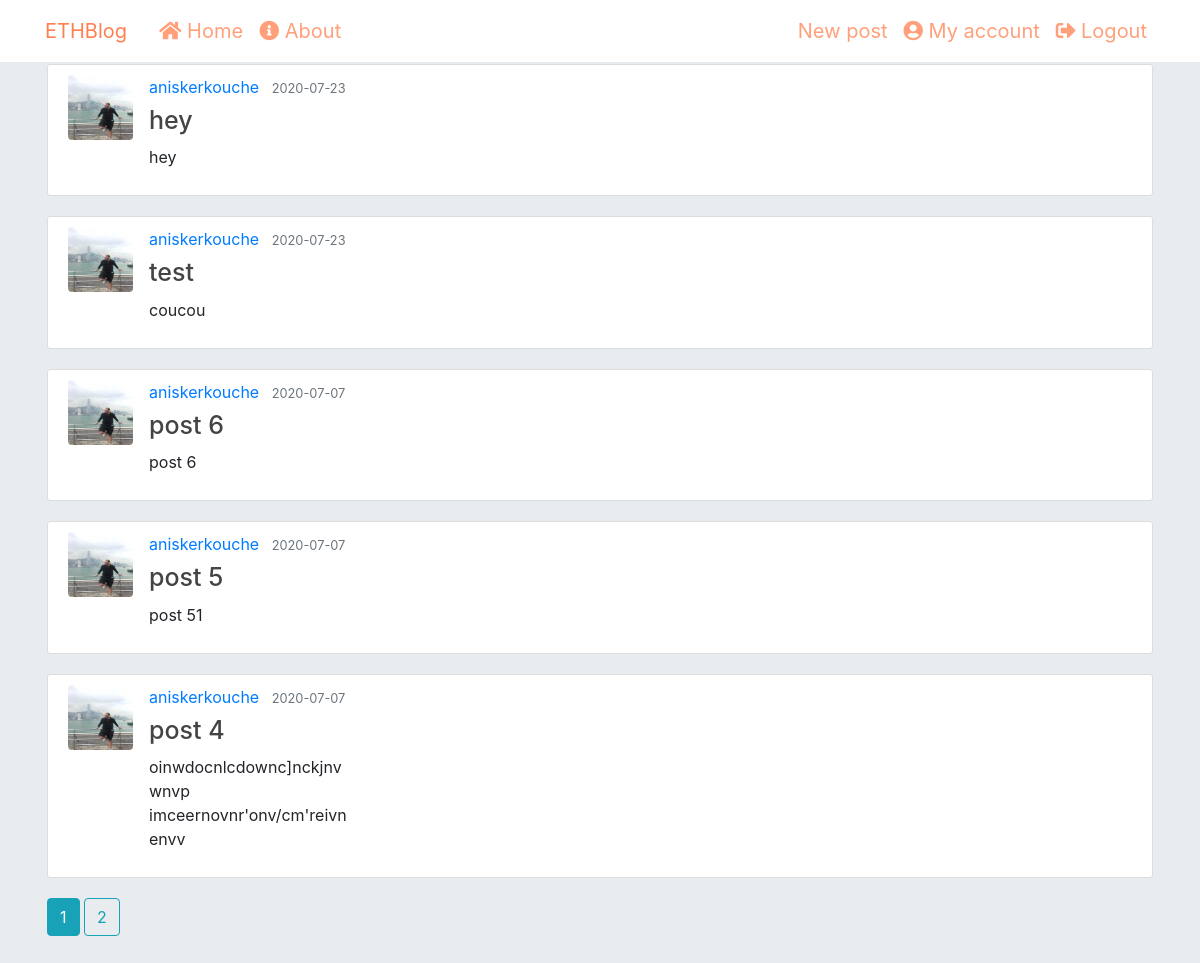
Screenshot of /home (signed in) with the database file from the repository.
### ethblog/models.py (models this page shows, shortened)
class Post(db.Model):
	id = db.Column(db.Integer, primary_key=True)
	title = db.Column(db.String(100), nullable=False)
	date_posted = db.Column(db.DateTime, nullable=False, default=datetime.utcnow)
	content = db.Column(db.Text, nullable=False)
	user_id = db.Column(db.Integer, db.ForeignKey('user.id'), nullable=False)

class User(db.Model, UserMixin):
	id = db.Column(db.Integer, primary_key=True)
	username = db.Column(db.String(20), unique=True, nullable=False)
	email = db.Column(db.String(120), unique=True, nullable=False)
	image_file = db.Column(db.String(20), nullable=False, default='default.jpg')
	password = db.Column(db.String(60), nullable=False)
	posts = db.relationship('Post', backref='author', lazy=True)

### ethblog/routes.py (the view)
@app.route("/home")
@login_required
def home():
	page = request.args.get('page',1, type=int)
	posts = Post.query.order_by(Post.date_posted.desc()).paginate(page = page, per_page=5)
	return render_template('home.html', posts= posts)

### ethblog/models.py (called while the page is built)
@login_manager.user_loader
def load_user(user_id):
	return User.query.get(int(user_id))

### ethblog/templates/home.html
{% extends "layout.html" %}
{% block content %}
	{% for post in posts.items %}
		<article class="media content-section">
		  <img class="rounded article-img" src="{{ url_for('static', filename='profile_pics/' + post.author.image_file) }}" >
		  <div class="media-body">
		      <a class="mr-2" href="{{ url_for('user_posts', username=post.author.username) }}">{{ post.author.username }}</a>
		      <small class="text-muted">{{ post.date_posted.strftime('%Y-%m-%d') }}</small>
		    <h2><a class="article-title" href="{{ url_for('post', post_id= post.id) }}" style="font-size:25px;">{{ post.title }}</a></h2>
		    <p class="article-content">{{ post.content }}</p>
		  </div>
		</article>
	{% endfor %}
	{% for page_num in posts.iter_pages(left_edge=1, right_edge=1, left_current=1, right_current=2) %}
		{% if page_num %}
			{% if posts.page == page_num %}
				<a class="btn btn-info mb-4" href="{{ url_for('home', page=page_num) }}"> {{ page_num }} </a>
			{% else %}
				<a class="btn btn-outline-info mb-4" href="{{ url_for('home', page=page_num) }}"> {{ page_num }} </a>
			{% endif %}
		{% else %}
			...
		{% endif %}
	{% endfor %}
{% endblock content %}

### ethblog/static/main.css (style rules this page uses)
.jumbotron-image { background-image:url("https://images.unsplash.com/photo-1552152974-19b9caf99137?fit=crop&w=1350&q=80") center center; background-size: cover; background-repeat: no-repeat; }
h1, h2, h3, h4, h5, h6 { color: #444444; }
.content-section { background: #ffffff; padding: 10px 20px; border: 1px solid #dddddd; border-radius: 3px; margin-bottom: 20px; }
.article-title { color: #444444; }
.article-content { white-space: pre-line; }
.article-img { height: 65px; width: 65px; margin-right: 16px; }

### rows the page displays
Post: image_file (picture), author.username "aniskerkouche", date_posted "2020-07-23", title "hey", content "hey"
Post: image_file (picture), author.username "aniskerkouche", date_posted "2020-07-23", title "test", content "coucou"
Post: image_file (picture), author.username "aniskerkouche", date_posted "2020-07-07", title "post 6", content "post 6"
Post: image_file (picture), author.username "aniskerkouche", date_posted "2020-07-07", title "post 5", content "post 51"
Post: image_file (picture), author.username "aniskerkouche", date_posted "2020-07-07", title "post 4", content "oinwdocnlcdownc]nckjnv wnvp imceernovnr'onv/cm'reivn envv"

### other values shown
{{ page_num }} "1"
{{ page_num }} "2"
